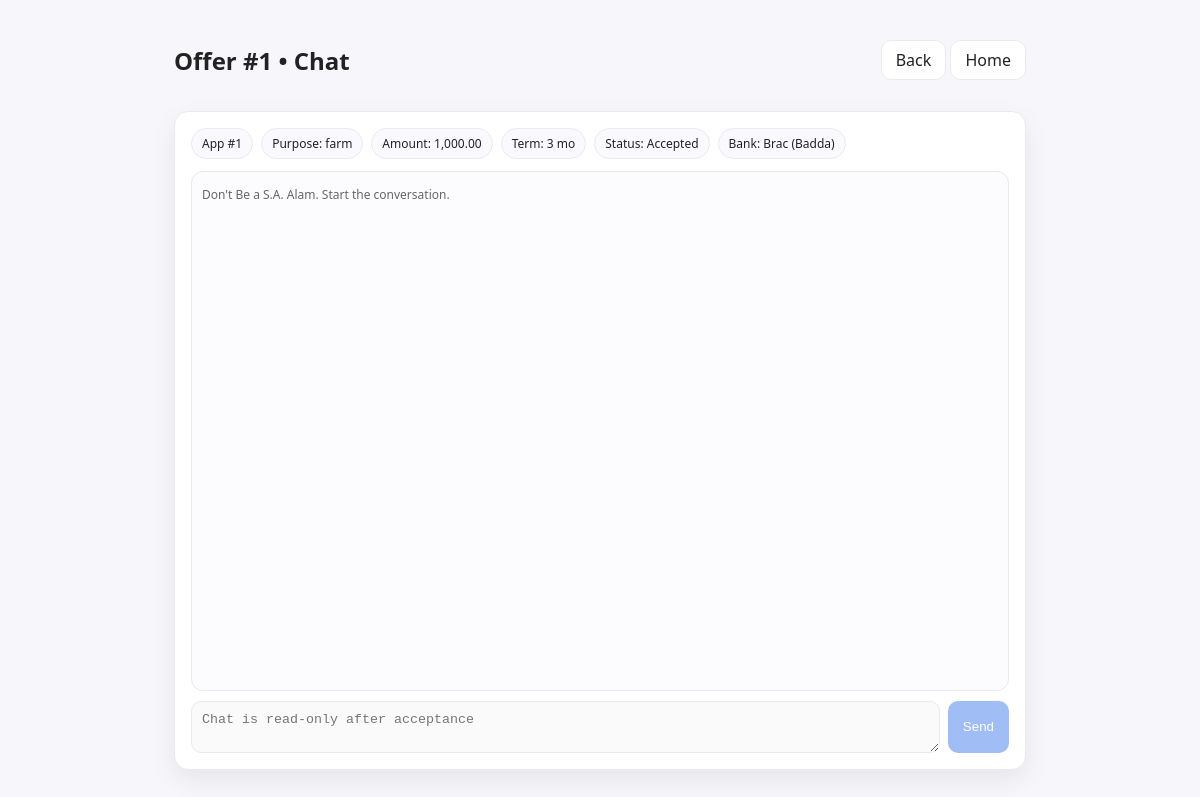
The app's page /exchatloan/chat.php?offer_id=1 (signed in) with its own data.
### tables this page shows
CREATE TABLE `loanoffer` (
  `OfferID` int(11) NOT NULL,
  `OfferDate` date DEFAULT NULL,
  `InterestRate` decimal(5,2) DEFAULT NULL,
  `RepaymentTerm` int(11) DEFAULT NULL,
  `Status` varchar(50) DEFAULT NULL,
  `ApplicationID` int(11) DEFAULT NULL,
  `StaffID` int(11) DEFAULT NULL
);

CREATE TABLE `loanrequest` (
  `ApplicationID` int(11) NOT NULL,
  `ApplicationDate` date DEFAULT NULL,
  `AmountRequested` decimal(15,2) DEFAULT NULL,
  `Term` int(11) DEFAULT NULL,
  `Purpose` varchar(255) DEFAULT NULL,
  `Status` varchar(50) DEFAULT NULL,
  `CustomerID` int(11) DEFAULT NULL
);

CREATE TABLE `bankstaff` (
  `StaffID` int(11) NOT NULL,
  `ID` int(11) NOT NULL,
  `Branch` varchar(100) DEFAULT NULL,
  `Bank` varchar(100) DEFAULT NULL
);

CREATE TABLE `customer` (
  `CustomerID` int(11) NOT NULL,
  `ID` int(11) NOT NULL,
  `Address` varchar(255) DEFAULT NULL,
  `AccountBalance` decimal(15,2) DEFAULT 0.00,
  `CreditScore` int(11) DEFAULT 0,
  `Income` decimal(15,2) DEFAULT 0.00
);

### exchatloan/chat.php (the view, shortened to what this page needs)
<?php
require "dbconnect.php";
$offerId = (int)$_GET['offer_id'];
$uid = (int)$_SESSION['user_id'];
$role = $_SESSION['role'];
$infoSql = "SELECT
              LO.OfferID, LO.Status AS OfferStatus, LO.ApplicationID, LO.StaffID,
              LR.CustomerID, LR.Purpose, LR.AmountRequested, LR.Term,
              BS.Bank, BS.Branch
            FROM LoanOffer LO
            JOIN LoanRequest LR ON LO.ApplicationID = LR.ApplicationID
            LEFT JOIN BankStaff BS ON LO.StaffID = BS.StaffID
            WHERE LO.OfferID = $offerId
            LIMIT 1";
$infoRes = $mysqli->query($infoSql);
$offer = $infoRes->fetch_assoc();
$canSend = false;
if ($role === 'customer') {
  $cRes = $mysqli->query("SELECT CustomerID FROM Customer WHERE ID=$uid LIMIT 1");
  $myCid = ($cRes && $cRes->num_rows===1) ? (int)$cRes->fetch_assoc()['CustomerID'] : 0;
  $canView = ($myCid > 0 && $myCid === (int)$offer['CustomerID']);
  $canSend = $canView && ($offer['OfferStatus'] !== 'Accepted');
}
$msgs = [];
$bankTitle = $offer['Bank'] ? htmlspecialchars($offer['Bank'], ENT_QUOTES, 'UTF-8') : 'Bank';
if (!empty($offer['Branch'])) $bankTitle .= " (" . htmlspecialchars($offer['Branch'], ENT_QUOTES, 'UTF-8') . ")";
$offerStatus = htmlspecialchars($offer['OfferStatus'], ENT_QUOTES, 'UTF-8');
$appId = (int)$offer['ApplicationID'];
$purpose = htmlspecialchars((string)$offer['Purpose'], ENT_QUOTES, 'UTF-8');
$amount = number_format((float)$offer['AmountRequested'], 2);
$term = (int)$offer['Term'];
$homeHref = ($role === 'customer') ? 'customer_dashboard.php'
          : (($role === 'bank') ? 'bank_dashboard.php' : 'login.html');
$backHref = ($role === 'customer') ? 'view_offers.php'
          : (($role === 'bank') ? ('bank_offers_for_app.php?application_id=' . $appId) : 'login.html');
?>
<!DOCTYPE html>
<html>
<head>
</head>
<body>
  <div class="header">
    <h2>Offer #<?php echo $offerId; ?> • Chat</h2>
    <div>
      <a class="btn" href="<?php echo $backHref; ?>">Back</a>
      <a class="btn" href="<?php echo $homeHref; ?>">Home</a>
    </div>
  </div>
  <div class="card" style="margin-bottom:12px">
    <div class="meta">
      <div class="chip">App #<?php echo $appId; ?></div>
      <div class="chip">Purpose: <?php echo $purpose; ?></div>
      <div class="chip">Amount: <?php echo $amount; ?></div>
      <div class="chip">Term: <?php echo $term; ?> mo</div>
      <div class="chip">Status: <?php echo $offerStatus; ?></div>
      <div class="chip">Bank: <?php echo $bankTitle; ?></div>
    </div>
    <div class="chat" id="chatbox">
      <?php if (count($msgs) === 0) { ?>
        <div class="small">Don't Be a S.A. Alam. Start the conversation.</div>
      <?php } ?>
    </div>
    <form class="send" method="post" action="chat_send.php">
      <textarea name="message" placeholder="<?php echo $canSend ? 'Type your message…' : 'Chat is read-only after acceptance'; ?>" <?php echo $canSend ? '' : 'disabled'; ?> ></textarea>
      <button class="btn primary" type="submit" <?php echo $canSend ? '' : 'disabled'; ?>>Send</button>
    </form>
  </div>
</body>
</html>

### exchatloan/chat.php (style rules this page uses)
:root { --bg:#f7f7fb; --card:#fff; --text:#222; --muted:#666; --primary:#2f6fed; --border:#e9e9ef; --shadow:0 10px 26px rgba(0,0,0,.07); --radius:14px; --you:#e6f7ef; --them:#eef2ff; }
* { box-sizing:border-box }
body { margin:0 auto; padding:24px; max-width:900px; background:var(--bg); color:var(--text); font-family:system-ui,-apple-system,Segoe UI,Roboto,Arial,sans-serif }
.header { display:flex; justify-content:space-between; gap:10px; align-items:center; margin-bottom:14px }
.btn { border:1px solid var(--border); background:var(--card); padding:8px 14px; border-radius:10px; cursor:pointer; text-decoration:none; color:inherit }
.btn.primary { background:var(--primary); color:#fff; border-color:transparent }
.btn[disabled] { opacity:.45; cursor:not-allowed }
.card { background:var(--card); border:1px solid var(--border); border-radius:var(--radius); box-shadow:var(--shadow); padding:16px; }
.meta { display:flex; flex-wrap:wrap; gap:8px; margin-bottom:12px }
.chip { background:#fafafe; border:1px solid var(--border); border-radius:999px; padding:6px 10px; font-size:12px }
.chat { display:flex; flex-direction:column; gap:10px; height:520px; overflow:auto; padding:10px; background:#fcfcff; border:1px solid var(--border); border-radius:12px; margin-bottom:10px }
.small { font-size:12px; color:var(--muted); margin-top:4px }
form.send { display:flex; gap:8px }
textarea { flex:1; border:1px solid var(--border); border-radius:10px; padding:10px; min-height:48px; resize:vertical }

### records on screen
loanoffer: ApplicationID "1", ApplicationID.Purpose "farm", ApplicationID.AmountRequested "1,000.00", ApplicationID.Term "3", Status "Accepted", StaffID.Branch "Brac (Badda)"

### other values on screen
$offerId "1"
